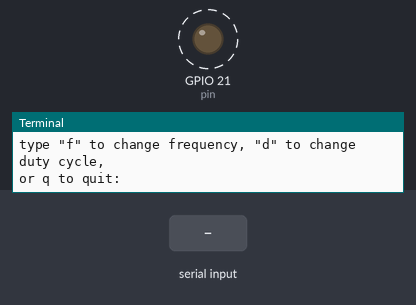
Recording of a program running on a simulated Raspberry Pi (BCM pin numbers). Shown: output pins drawn as LEDs (lit = HIGH), the last lines printed to the terminal. Dashed ring = blinking. Inputs (shaded band) come from the test bench.

Above: at 1.26 s.
1.3 s: "f" typed at the terminal
4.3 s: "90" typed at the terminal
At 5.5 s:
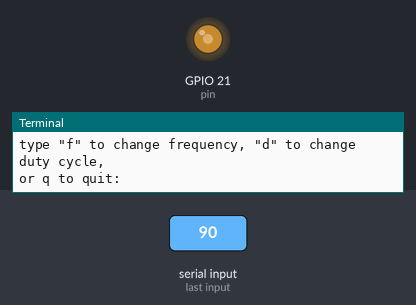
5.8 s: "d" typed at the terminal
7.3 s: "90" typed at the terminal
At 7.9 s:
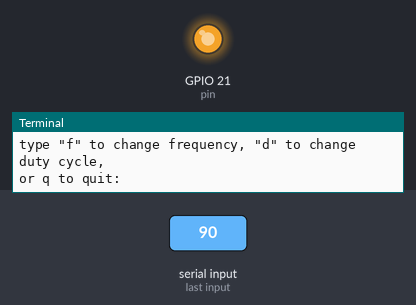
Timing chart, 0 to 9.8 s (numbered marks = the images above; inputs shaded):
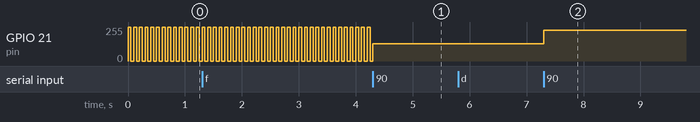

The program:

pwm_blink.py
```python
#! /usr/bin/python

# blink LED using pulse width modulation
# (try varying the frequency and duty cycle to see
# see what effect it has on the output)

import RPi.GPIO as GPIO
from datetime import time

# pin to which LED is attached (in addition to ground)
pin = 21

# set which pin numbering system to use
#   BOARD = pin layout on board
#   BCM = pins layout on Broadcom chip
GPIO.setmode(GPIO.BCM)

# setup pin as input or output
GPIO.setup(pin, GPIO.OUT)

# initialize the PWM module for the pin
# & set the frequency (required)
p = GPIO.PWM(pin,10)

# start the PWM at this duty cycle
p.start(50)

while 1:
    print 'type "f" to change frequency, "d" to change duty cycle,'
    k = raw_input('or q to quit:')
    if k.lower() == 'f':
        v = raw_input('enter new frequency (in Hz): ')
        p.ChangeFrequency(int(v))
    if k.lower() == 'd':
        v = raw_input('enter new duty cycle (0-100): ')
        p.ChangeDutyCycle(int(v))
    if k.lower() == 'q':
        break

p.stop()

# reset the pin to default state (this is important!)
GPIO.cleanup()
```

Measured:
- after the input at 7.3 s, GPIO 21 (pin): 128/255 → 230/255 at once
- by itself, GPIO 21 (pin): alternates 255/255 for 0.05 s and 0/255 for 0.05 s
